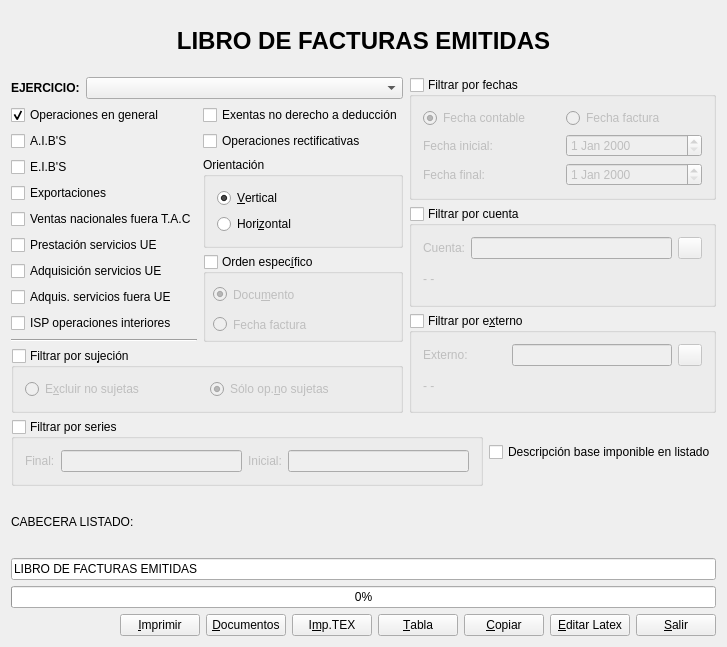
<?xml version="1.0" encoding="UTF-8"?>
<ui version="4.0">
 <author>José Manuel Díez Botella</author>
 <class>libro_emitidas</class>
 <widget class="QDialog" name="libro_emitidas">
  <property name="geometry">
   <rect>
    <x>0</x>
    <y>0</y>
    <width>727</width>
    <height>647</height>
   </rect>
  </property>
  <property name="windowTitle">
   <string>Libro de Facturas Emitidas</string>
  </property>
  <layout class="QVBoxLayout" name="verticalLayout_6">
   <item>
    <widget class="QLabel" name="label">
     <property name="font">
      <font>
       <pointsize>18</pointsize>
       <weight>75</weight>
       <bold>true</bold>
      </font>
     </property>
     <property name="text">
      <string>LIBRO DE FACTURAS EMITIDAS</string>
     </property>
     <property name="alignment">
      <set>Qt::AlignCenter</set>
     </property>
    </widget>
   </item>
   <item>
    <layout class="QHBoxLayout" name="horizontalLayout_6">
     <item>
      <layout class="QVBoxLayout" name="verticalLayout_5">
       <item>
        <layout class="QHBoxLayout">
         <property name="spacing">
          <number>6</number>
         </property>
         <property name="leftMargin">
          <number>0</number>
         </property>
         <property name="topMargin">
          <number>0</number>
         </property>
         <property name="rightMargin">
          <number>0</number>
         </property>
         <property name="bottomMargin">
          <number>0</number>
         </property>
         <item>
          <widget class="QLabel" name="textLabel1">
           <property name="sizePolicy">
            <sizepolicy hsizetype="Fixed" vsizetype="Preferred">
             <horstretch>0</horstretch>
             <verstretch>0</verstretch>
            </sizepolicy>
           </property>
           <property name="text">
            <string>&lt;b&gt;EJERCICIO:&lt;/b&gt;</string>
           </property>
           <property name="wordWrap">
            <bool>false</bool>
           </property>
          </widget>
         </item>
         <item>
          <widget class="QComboBox" name="ejerciciocomboBox"/>
         </item>
        </layout>
       </item>
       <item>
        <layout class="QHBoxLayout" name="horizontalLayout_5">
         <item>
          <layout class="QVBoxLayout">
           <item>
            <widget class="QCheckBox" name="interiorescheckBox">
             <property name="text">
              <string>Operaciones en general</string>
             </property>
             <property name="checked">
              <bool>true</bool>
             </property>
            </widget>
           </item>
           <item>
            <widget class="QCheckBox" name="aibcheckBox">
             <property name="text">
              <string>A.I.B'S</string>
             </property>
            </widget>
           </item>
           <item>
            <widget class="QCheckBox" name="eibcheckBox">
             <property name="text">
              <string>E.I.B'S</string>
             </property>
            </widget>
           </item>
           <item>
            <widget class="QCheckBox" name="exportacionescheckBox">
             <property name="text">
              <string>Exportaciones</string>
             </property>
            </widget>
           </item>
           <item>
            <widget class="QCheckBox" name="fuera_tac_checkBox">
             <property name="text">
              <string>Ventas nacionales fuera T.A.C</string>
             </property>
            </widget>
           </item>
           <item>
            <widget class="QCheckBox" name="prestserviciosuecheckBox">
             <property name="text">
              <string>Prestación servicios UE</string>
             </property>
            </widget>
           </item>
           <item>
            <widget class="QCheckBox" name="autofacturascheckBox">
             <property name="text">
              <string>Adquisición servicios UE</string>
             </property>
            </widget>
           </item>
           <item>
            <widget class="QCheckBox" name="autofacturasnouecheckBox">
             <property name="text">
              <string>Adquis. servicios fuera UE</string>
             </property>
            </widget>
           </item>
           <item>
            <widget class="QCheckBox" name="isp_op_interiorescheckBox">
             <property name="text">
              <string>ISP operaciones interiores</string>
             </property>
            </widget>
           </item>
           <item>
            <widget class="Line" name="line">
             <property name="orientation">
              <enum>Qt::Horizontal</enum>
             </property>
            </widget>
           </item>
          </layout>
         </item>
         <item>
          <layout class="QVBoxLayout" name="verticalLayout_2">
           <item>
            <widget class="QCheckBox" name="exentas_no_deduccioncheckBox">
             <property name="text">
              <string>Exentas no derecho a deducción</string>
             </property>
            </widget>
           </item>
           <item>
            <widget class="QCheckBox" name="rectificativascheckBox">
             <property name="text">
              <string>Operaciones rectificativas</string>
             </property>
            </widget>
           </item>
           <item>
            <widget class="QGroupBox" name="groupBox">
             <property name="sizePolicy">
              <sizepolicy hsizetype="Preferred" vsizetype="Preferred">
               <horstretch>0</horstretch>
               <verstretch>0</verstretch>
              </sizepolicy>
             </property>
             <property name="title">
              <string>Orientación</string>
             </property>
             <layout class="QVBoxLayout" name="verticalLayout">
              <item>
               <widget class="QRadioButton" name="verticalradioButton">
                <property name="text">
                 <string>&amp;Vertical</string>
                </property>
                <property name="checked">
                 <bool>true</bool>
                </property>
               </widget>
              </item>
              <item>
               <widget class="QRadioButton" name="horizontalradioButton">
                <property name="text">
                 <string>Hori&amp;zontal</string>
                </property>
               </widget>
              </item>
             </layout>
            </widget>
           </item>
           <item>
            <widget class="QGroupBox" name="ordengroupBox">
             <property name="title">
              <string>Orden espec&amp;ífico</string>
             </property>
             <property name="checkable">
              <bool>true</bool>
             </property>
             <property name="checked">
              <bool>false</bool>
             </property>
             <widget class="QRadioButton" name="ordendocradioButton">
              <property name="geometry">
               <rect>
                <x>10</x>
                <y>30</y>
                <width>100</width>
                <height>21</height>
               </rect>
              </property>
              <property name="text">
               <string>Docu&amp;mento</string>
              </property>
              <property name="checked">
               <bool>true</bool>
              </property>
             </widget>
             <widget class="QRadioButton" name="ordenfechafacradioButton">
              <property name="geometry">
               <rect>
                <x>10</x>
                <y>60</y>
                <width>100</width>
                <height>21</height>
               </rect>
              </property>
              <property name="text">
               <string>Fecha factura</string>
              </property>
             </widget>
            </widget>
           </item>
          </layout>
         </item>
        </layout>
       </item>
       <item>
        <widget class="QGroupBox" name="sujeciongroupBox">
         <property name="title">
          <string>Filtrar por su&amp;jeción</string>
         </property>
         <property name="checkable">
          <bool>true</bool>
         </property>
         <property name="checked">
          <bool>false</bool>
         </property>
         <layout class="QHBoxLayout" name="horizontalLayout_9">
          <item>
           <widget class="QRadioButton" name="excluirnosujetasradioButton">
            <property name="text">
             <string>E&amp;xcluir no sujetas</string>
            </property>
           </widget>
          </item>
          <item>
           <widget class="QRadioButton" name="solonosujetasradioButton">
            <property name="text">
             <string>Sólo op.&amp;no sujetas</string>
            </property>
            <property name="checked">
             <bool>true</bool>
            </property>
           </widget>
          </item>
         </layout>
        </widget>
       </item>
      </layout>
     </item>
     <item>
      <layout class="QVBoxLayout" name="verticalLayout_3">
       <item>
        <widget class="QGroupBox" name="fechasgroupBox">
         <property name="title">
          <string>Filtrar por fechas</string>
         </property>
         <property name="checkable">
          <bool>true</bool>
         </property>
         <property name="checked">
          <bool>false</bool>
         </property>
         <layout class="QVBoxLayout" name="verticalLayout_4">
          <item>
           <layout class="QHBoxLayout" name="horizontalLayout_4">
            <item>
             <widget class="QRadioButton" name="fcontableradioButton">
              <property name="text">
               <string>Fecha contable</string>
              </property>
              <property name="checked">
               <bool>true</bool>
              </property>
             </widget>
            </item>
            <item>
             <widget class="QRadioButton" name="ffacturaradioButton">
              <property name="text">
               <string>Fecha factura</string>
              </property>
             </widget>
            </item>
           </layout>
          </item>
          <item>
           <layout class="QHBoxLayout" name="horizontalLayout_2">
            <item>
             <widget class="QLabel" name="label_3">
              <property name="text">
               <string>Fecha inicial:</string>
              </property>
             </widget>
            </item>
            <item>
             <widget class="QDateEdit" name="inicialdateEdit"/>
            </item>
           </layout>
          </item>
          <item>
           <layout class="QHBoxLayout" name="horizontalLayout_3">
            <item>
             <widget class="QLabel" name="label_4">
              <property name="text">
               <string>Fecha final:</string>
              </property>
             </widget>
            </item>
            <item>
             <widget class="QDateEdit" name="finaldateEdit"/>
            </item>
           </layout>
          </item>
         </layout>
        </widget>
       </item>
       <item>
        <widget class="QGroupBox" name="cuentagroupBox">
         <property name="title">
          <string>Filtrar por cuenta</string>
         </property>
         <property name="checkable">
          <bool>true</bool>
         </property>
         <property name="checked">
          <bool>false</bool>
         </property>
         <layout class="QVBoxLayout" name="verticalLayout_8">
          <item>
           <layout class="QHBoxLayout" name="horizontalLayout_7">
            <item>
             <widget class="QLabel" name="label_7">
              <property name="text">
               <string>Cuenta:</string>
              </property>
             </widget>
            </item>
            <item>
             <widget class="QLineEdit" name="cuentalineEdit"/>
            </item>
            <item>
             <widget class="QPushButton" name="codigopushButton">
              <property name="maximumSize">
               <size>
                <width>24</width>
                <height>22</height>
               </size>
              </property>
              <property name="text">
               <string/>
              </property>
              <property name="icon">
               <iconset resource="keme.qrc">
                <normaloff>:/iconos/graf/viewer.xpm</normaloff>:/iconos/graf/viewer.xpm</iconset>
              </property>
             </widget>
            </item>
           </layout>
          </item>
          <item>
           <widget class="QLabel" name="descripcuentalabel">
            <property name="text">
             <string>- -</string>
            </property>
           </widget>
          </item>
         </layout>
        </widget>
       </item>
       <item>
        <widget class="QGroupBox" name="externo_groupBox">
         <property name="title">
          <string>Filtrar por e&amp;xterno</string>
         </property>
         <property name="checkable">
          <bool>true</bool>
         </property>
         <property name="checked">
          <bool>false</bool>
         </property>
         <layout class="QVBoxLayout" name="verticalLayout_9">
          <item>
           <layout class="QHBoxLayout" name="horizontalLayout_8">
            <item>
             <widget class="QLabel" name="label_8">
              <property name="text">
               <string>Externo:</string>
              </property>
             </widget>
            </item>
            <item>
             <widget class="QLineEdit" name="externo_lineEdit">
              <property name="maximumSize">
               <size>
                <width>160</width>
                <height>16777215</height>
               </size>
              </property>
             </widget>
            </item>
            <item>
             <widget class="QPushButton" name="externo_pushButton">
              <property name="maximumSize">
               <size>
                <width>24</width>
                <height>22</height>
               </size>
              </property>
              <property name="text">
               <string/>
              </property>
              <property name="icon">
               <iconset resource="keme.qrc">
                <normaloff>:/iconos/graf/viewer.xpm</normaloff>:/iconos/graf/viewer.xpm</iconset>
              </property>
             </widget>
            </item>
           </layout>
          </item>
          <item>
           <widget class="QLabel" name="descrip_externo_label">
            <property name="sizePolicy">
             <sizepolicy hsizetype="Expanding" vsizetype="Preferred">
              <horstretch>0</horstretch>
              <verstretch>0</verstretch>
             </sizepolicy>
            </property>
            <property name="text">
             <string>- -</string>
            </property>
           </widget>
          </item>
         </layout>
        </widget>
       </item>
      </layout>
     </item>
    </layout>
   </item>
   <item>
    <layout class="QHBoxLayout" name="horizontalLayout">
     <item>
      <widget class="QGroupBox" name="seriesgroupBox">
       <property name="enabled">
        <bool>true</bool>
       </property>
       <property name="title">
        <string>Filtrar por series</string>
       </property>
       <property name="checkable">
        <bool>true</bool>
       </property>
       <property name="checked">
        <bool>false</bool>
       </property>
       <layout class="QHBoxLayout" name="horizontalLayout_10">
        <item>
         <widget class="QLabel" name="label_6">
          <property name="text">
           <string>Final:</string>
          </property>
         </widget>
        </item>
        <item>
         <widget class="QLineEdit" name="seriefinallineEdit"/>
        </item>
        <item>
         <widget class="QLabel" name="label_5">
          <property name="text">
           <string>Inicial:</string>
          </property>
         </widget>
        </item>
        <item>
         <widget class="QLineEdit" name="serieiniciallineEdit"/>
        </item>
       </layout>
      </widget>
     </item>
     <item>
      <widget class="QCheckBox" name="bicheckBox">
       <property name="text">
        <string>Descripción base imponible en listado</string>
       </property>
      </widget>
     </item>
    </layout>
   </item>
   <item>
    <widget class="QLabel" name="label_2">
     <property name="text">
      <string>CABECERA LISTADO:</string>
     </property>
    </widget>
   </item>
   <item>
    <widget class="QLineEdit" name="cabeceralineEdit">
     <property name="text">
      <string>LIBRO DE FACTURAS EMITIDAS</string>
     </property>
    </widget>
   </item>
   <item>
    <widget class="QProgressBar" name="progressBar">
     <property name="value">
      <number>0</number>
     </property>
     <property name="orientation">
      <enum>Qt::Horizontal</enum>
     </property>
    </widget>
   </item>
   <item>
    <layout class="QHBoxLayout">
     <item>
      <spacer name="horizontalSpacer">
       <property name="orientation">
        <enum>Qt::Horizontal</enum>
       </property>
       <property name="sizeHint" stdset="0">
        <size>
         <width>40</width>
         <height>20</height>
        </size>
       </property>
      </spacer>
     </item>
     <item>
      <widget class="QPushButton" name="imprimirpushButton">
       <property name="text">
        <string>&amp;Imprimir</string>
       </property>
       <property name="icon">
        <iconset resource="keme.qrc">
         <normaloff>:/iconos/graf/printer.png</normaloff>:/iconos/graf/printer.png</iconset>
       </property>
       <property name="shortcut">
        <string>Alt+I</string>
       </property>
      </widget>
     </item>
     <item>
      <widget class="QPushButton" name="documentos_pushButton">
       <property name="text">
        <string>&amp;Documentos</string>
       </property>
       <property name="icon">
        <iconset resource="keme.qrc">
         <normaloff>:/iconos/graf/system-file-manager.png</normaloff>:/iconos/graf/system-file-manager.png</iconset>
       </property>
      </widget>
     </item>
     <item>
      <widget class="QPushButton" name="consultarpushButton">
       <property name="text">
        <string>I&amp;mp.TEX</string>
       </property>
       <property name="icon">
        <iconset resource="keme.qrc">
         <normaloff>:/iconos/graf/tex.png</normaloff>:/iconos/graf/tex.png</iconset>
       </property>
       <property name="shortcut">
        <string>Alt+C</string>
       </property>
      </widget>
     </item>
     <item>
      <widget class="QPushButton" name="tablapushButton">
       <property name="text">
        <string>&amp;Tabla</string>
       </property>
       <property name="icon">
        <iconset resource="keme.qrc">
         <normaloff>:/iconos/graf/pad.png</normaloff>:/iconos/graf/pad.png</iconset>
       </property>
      </widget>
     </item>
     <item>
      <widget class="QPushButton" name="copiarpushButton">
       <property name="text">
        <string>&amp;Copiar</string>
       </property>
       <property name="icon">
        <iconset resource="keme.qrc">
         <normaloff>:/iconos/graf/Copy.png</normaloff>:/iconos/graf/Copy.png</iconset>
       </property>
      </widget>
     </item>
     <item>
      <widget class="QPushButton" name="latexpushButton">
       <property name="text">
        <string>&amp;Editar Latex</string>
       </property>
       <property name="icon">
        <iconset resource="keme.qrc">
         <normaloff>:/iconos/graf/tex2.png</normaloff>:/iconos/graf/tex2.png</iconset>
       </property>
      </widget>
     </item>
     <item>
      <widget class="QPushButton" name="salirpushButton">
       <property name="text">
        <string>&amp;Salir</string>
       </property>
       <property name="icon">
        <iconset resource="keme.qrc">
         <normaloff>:/iconos/graf/application-exit.png</normaloff>:/iconos/graf/application-exit.png</iconset>
       </property>
       <property name="shortcut">
        <string>Alt+S</string>
       </property>
      </widget>
     </item>
    </layout>
   </item>
  </layout>
 </widget>
 <layoutdefault spacing="6" margin="11"/>
 <tabstops>
  <tabstop>ejerciciocomboBox</tabstop>
  <tabstop>interiorescheckBox</tabstop>
  <tabstop>aibcheckBox</tabstop>
  <tabstop>eibcheckBox</tabstop>
  <tabstop>exportacionescheckBox</tabstop>
  <tabstop>fuera_tac_checkBox</tabstop>
  <tabstop>prestserviciosuecheckBox</tabstop>
  <tabstop>autofacturascheckBox</tabstop>
  <tabstop>autofacturasnouecheckBox</tabstop>
  <tabstop>isp_op_interiorescheckBox</tabstop>
  <tabstop>exentas_no_deduccioncheckBox</tabstop>
  <tabstop>rectificativascheckBox</tabstop>
  <tabstop>verticalradioButton</tabstop>
  <tabstop>horizontalradioButton</tabstop>
  <tabstop>ordengroupBox</tabstop>
  <tabstop>ordendocradioButton</tabstop>
  <tabstop>ordenfechafacradioButton</tabstop>
  <tabstop>fechasgroupBox</tabstop>
  <tabstop>fcontableradioButton</tabstop>
  <tabstop>ffacturaradioButton</tabstop>
  <tabstop>inicialdateEdit</tabstop>
  <tabstop>finaldateEdit</tabstop>
  <tabstop>cuentagroupBox</tabstop>
  <tabstop>cuentalineEdit</tabstop>
  <tabstop>codigopushButton</tabstop>
  <tabstop>externo_groupBox</tabstop>
  <tabstop>externo_lineEdit</tabstop>
  <tabstop>externo_pushButton</tabstop>
  <tabstop>sujeciongroupBox</tabstop>
  <tabstop>excluirnosujetasradioButton</tabstop>
  <tabstop>solonosujetasradioButton</tabstop>
  <tabstop>seriesgroupBox</tabstop>
  <tabstop>seriefinallineEdit</tabstop>
  <tabstop>serieiniciallineEdit</tabstop>
  <tabstop>bicheckBox</tabstop>
  <tabstop>cabeceralineEdit</tabstop>
  <tabstop>imprimirpushButton</tabstop>
  <tabstop>consultarpushButton</tabstop>
  <tabstop>tablapushButton</tabstop>
  <tabstop>copiarpushButton</tabstop>
  <tabstop>latexpushButton</tabstop>
  <tabstop>salirpushButton</tabstop>
 </tabstops>
 <resources>
  <include location="keme.qrc"/>
 </resources>
 <connections>
  <connection>
   <sender>salirpushButton</sender>
   <signal>clicked()</signal>
   <receiver>libro_emitidas</receiver>
   <slot>accept()</slot>
   <hints>
    <hint type="sourcelabel">
     <x>20</x>
     <y>20</y>
    </hint>
    <hint type="destinationlabel">
     <x>20</x>
     <y>20</y>
    </hint>
   </hints>
  </connection>
 </connections>
</ui>
